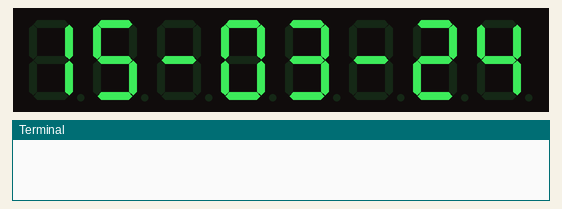
This program was run on a simulated Raspberry Pi (BCM pin numbers). Shown: 8-digit seven-segment display, the last lines printed to the terminal. The clock reads 2024-03-15 10:24:30 at power-on unless the program sets it.

Above: at 0.1 s.
At 21.9 s:
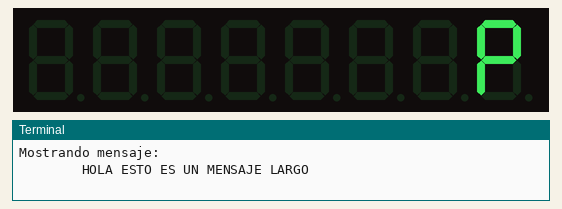
At 24.9 s:
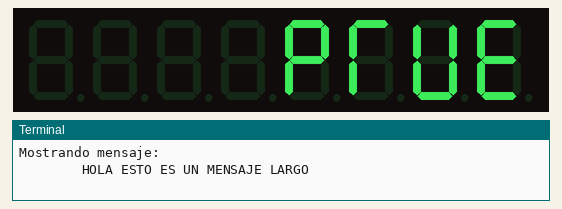
At 27.9 s:
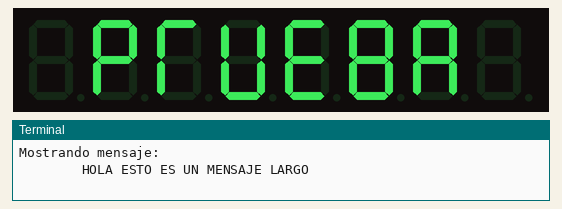
At 30.9 s:
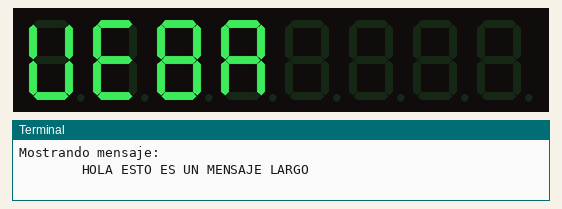
At 33.9 s:
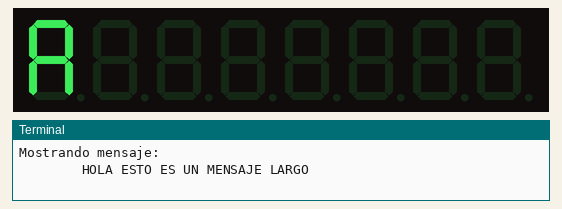

Measured:
- what the display in image 1 shows lasts 1.0 s, from 21.8 s to 22.8 s

The program:

ejemplo.py
```python
#!/usr/bin/python3
# -*- encoding: utf-8 -*-

# @author     Raúl Caro Pastorino
# @copyright  Copyright © 2018 Raúl Caro Pastorino
# @license    https://wwww.gnu.org/licenses/gpl.txt
# @email      tecnico@fryntiz.es
# @web        www.fryntiz.es
# @github     https://github.com/fryntiz
# @gitlab     https://gitlab.com/fryntiz
# @twitter    https://twitter.com/fryntiz

# Guía de estilos aplicada: PEP8

#######################################
# #           Descripción           # #
#######################################
# Este script tiene como función mostrar ejemplos básicos de uso.

#######################################
# #       Importar Librerías        # #
#######################################
from Sevensegment import  Sevensegment
from time import sleep

#######################################
# #              SCRIPT             # #
#######################################

# Instancio la clase, sin parámetros
ss = Sevensegment()

# Ejemplo si tuviese dos pantallas en cascada
#ss = Sevensegment(c=2)

# Muestro la fecha
ss.fecha()
sleep(2)

# Muestro la hora
ss.hora()
sleep(2)

# Muestro un mensaje que entra por la derecha y sale por la izquierda
ss.mostrarMensajeFlotante('HOLA ESTO ES UN MENSAJE Largo', 0.4)
sleep(2)

# Muestro otro mensaje similar al anterior
ss.mostrarMensajeFlotante2('PRUEBA')
sleep(2)

# Muestro un mensaje fijo
ss.mostrar('HOLA')
sleep(2)

# Cambio a distintas opciones de brillo
ss.brillo(0)
sleep(1)
ss.brillo(5)
sleep(1)
ss.brillo(10)
sleep(1)
ss.brillo(15)
sleep(1)
```

Sevensegment.py
```python
#!/usr/bin/python3
# -*- encoding: utf-8 -*-

# @author     Raúl Caro Pastorino
# @copyright  Copyright © 2018 Raúl Caro Pastorino
# @license    https://wwww.gnu.org/licenses/gpl.txt
# @email      tecnico@fryntiz.es
# @web        www.fryntiz.es
# @github     https://github.com/fryntiz
# @gitlab     https://gitlab.com/fryntiz
# @twitter    https://twitter.com/fryntiz

# Guía de estilos aplicada: PEP8

#######################################
# #           Descripción           # #
#######################################
# Esta clase crea un nuevo objeto al que se puede acceder para controlar la
# pantalla de 7 segmentos, 8 dígitos con el chip MAX7219 mediante los métodos
# aquí definidos simplificando el trabajo y haciéndolo más accesible.

#######################################
# #       Importar Librerías        # #
#######################################

# Librerías del sistema
import time  # Importamos la libreria time --> time.sleep
from datetime import datetime

# Librerías específicas
from luma.led_matrix.device import max7219
from luma.core.interface.serial import spi, noop
from luma.core.virtual import viewport, sevensegment

#######################################
# #             Variables           # #
#######################################
sleep = time.sleep

#######################################
# #               CLASE             # #
#######################################


class Sevensegment:

    def __init__(self, c=1, p=0, d=0):
        """
        Constructor de la clase para crear un nuevo objeto display de 7
        segmentos con métodos fácilmente accesibles y opcionales.
        :param c: Cantidad de dispositivos en cascada.
        :param p: Puerto del dispositivo.
        :param d: Dispositivo.
        """
        self.cascaded = c  # Cantidad de dispositivos en cascada

        self.serial = spi(port=p, device=d, gpio=noop())
        self.device = max7219(self.serial, cascaded=c)
        self.seg = sevensegment(self.device)

    def fecha(self):
        """
        Muestra la fecha actual en el dispositivo
        """
        fecha_ahora = datetime.now().strftime('%d-%m-%y')
        self.seg.text = fecha_ahora

    def hora(self):
        """
        Muestra la hora actual
        """
        hora_actual = datetime.now().strftime('%H-%M-%S')
        self.seg.text = hora_actual

    def mostrarMensajeFlotante(self, txt, delay=1):
        """
        Muestra un mensaje como animación recorriendo la pantalla de forma que
        entra por la derecha y sale por la izquierda, útil cuando no cabe al
        completo el texto por ser un mensaje largo conviertiéndolo previamente
        a mayúsculas.
        :param txt: Texto a mostrar por la pantalla
        :param delay: Tiempo entre carácteres para desplazar el mensaje
        """
        width = self.device.width
        padding = " " * width
        txt = padding + txt.upper() + padding
        n = len(txt)

        print("Mostrando mensaje:\n"+txt)

        virtual = viewport(self.device, width=n, height=8)
        sevensegment(virtual).text = txt
        for i in reversed(list(range(n - width))):
            virtual.set_position((i, 0))
            sleep(delay)

    def mostrarMensajeFlotante2(self, txt, delay=1):
        """
        Muestra el mensaje flotante pero cortando la cadena por si misma,
        similar al anterior
        :param txt: El texto a mostrar por la pantalla
        :param delay: Tiempo entre iteraciones
        """
        width = self.seg.device.width
        padding = " " * width
        txt = padding + txt.upper() + padding

        for i in range(len(txt)):
            self.seg.text = txt[i:i + width]
            sleep(delay)

    def mostrar(self, txt):
        """
        Muestra un texto fijo en la pantalla sin ninguna animación. En caso de
        ser superior a la cantidad de dígitos entre todas las pantallas en
        cascada, no se mostrará el mensaje.
        :param txt: Mensaje a mostrar por la pantalla
        """
        if len(txt) <= (8 * self.cascaded):
            self.seg.text = txt.upper()
        else:
            print('Supera la longitud')

    def brillo(self, n):
        """
        Ajusta el brillo de la pantalla al valor indicado. Este se convertirá a
        hexadecimal por lo que el rango válido será desde 0-15.
        :param n: Valor del brillo en rango de 0-15.
        """
        if n in range(16):
            print('Ajustando Brillo a ' + str(n))
            self.seg.device.contrast(n * 16)
        else:
            print('Valor de Brillo indicado no correcto, solo del 0-15')
```
